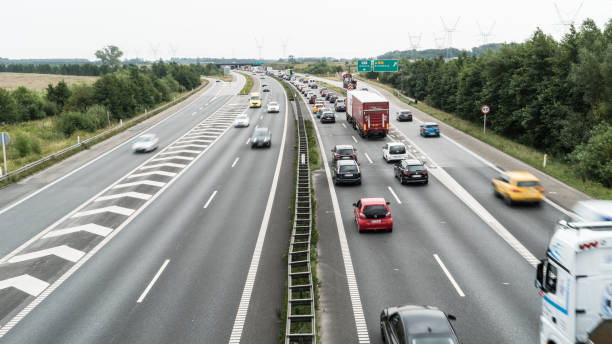
#> input picture Assignment-4/images/road1.jpg, 612 x 344 px
$ python Assignment-4.py   (older library calls are emulated)
#> lines starting #> are read from the running program, lines starting #| are printed output that depends on the picture; after the words box and inside, x2 and y2 are one past the last pixel; in counts of white or black regions, pixels touching at a corner belong together
"""
Name: Prerna Kandpal
Roll No: XXXXX
Course: Image Processing & Computer Vision
Unit: Unit 1
Assignment Title: Feature-Based Traffic Monitoring System
Date:
"""

import cv2
import numpy as np
import os

print("🚦 Feature-Based Traffic Monitoring System Started")

# ------------------ CREATE OUTPUT FOLDERS ------------------
folders = [
    "outputs/edges",
    "outputs/contours",
    "outputs/features"
]

for folder in folders:
    os.makedirs(folder, exist_ok=True)
#> in process_image, image_color is the input picture: shape (344, 612, 3); mean B, G, R 148.1, 154.5, 151.3


# ------------------ TASK 1: EDGE DETECTION ------------------
def sobel_edge(image):
    sobelx = cv2.Sobel(image, cv2.CV_64F, 1, 0, ksize=5)
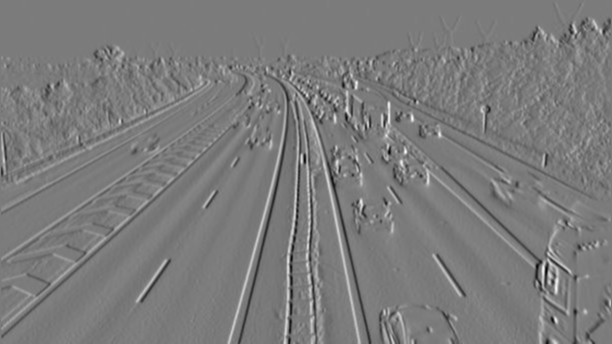
#> sobelx: shape (344, 612) float64; min -8141, max 8619, mean -7.6; drawn with min black and max white
    sobely = cv2.Sobel(image, cv2.CV_64F, 0, 1, ksize=5)
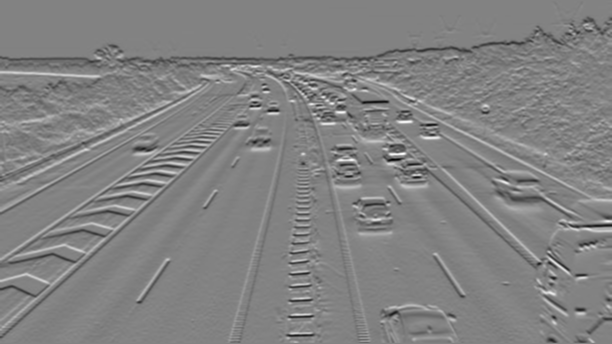
#> sobely: shape (344, 612) float64; min -9280, max 8786, mean -48.3; drawn with min black and max white

    sobel = cv2.magnitude(sobelx, sobely)
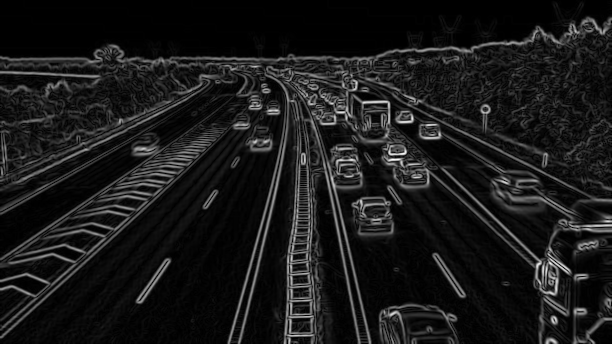
#> sobel: shape (344, 612) float64; min 0, max 9283.9, mean 941.8; drawn with min black and max white
    sobel = np.uint8(np.absolute(sobel))
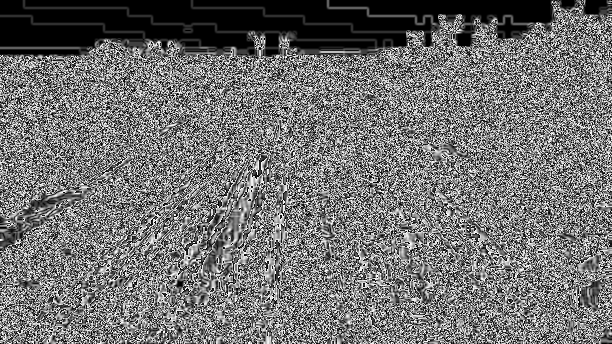
#> sobel: shape (344, 612); min 0, max 255, mean 112.8

    return sobel


def canny_edge(image):
    edges = cv2.Canny(image, 100, 200)
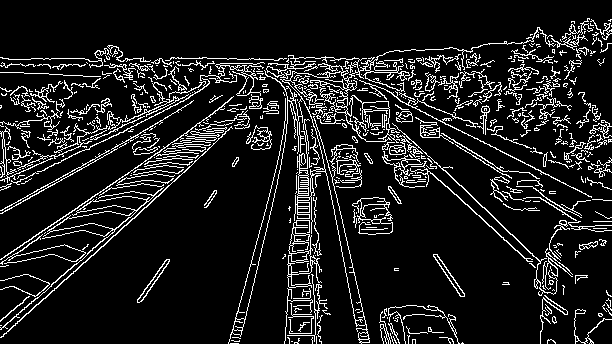
#> edges: shape (344, 612); 11.3% white in thin lines or dots
    return edges


# ------------------ TASK 2: OBJECT REPRESENTATION ------------------
def detect_contours(image, original, name):
#> called with name = 'road1'
    contours, _ = cv2.findContours(image, cv2.RETR_EXTERNAL, cv2.CHAIN_APPROX_SIMPLE)
#> contours = 526 contours, 456 with area under 20; largest, box (x1, y1, x2, y2) and area: (228, 27, 556, 344) 1978, (0, 187, 164, 330) 1471, (287, 220, 322, 288) 994, (200, 62, 265, 96) 310, (352, 197, 393, 235) 257

    output = original.copy()

    print(f"\n📦 Objects detected in {name}: {len(contours)}")
#| 📦 Objects detected in road1: 526

    for i, cnt in enumerate(contours):
        area = cv2.contourArea(cnt)
        perimeter = cv2.arcLength(cnt, True)

        if area > 500:  # filter noise
            x, y, w, h = cv2.boundingRect(cnt)

            cv2.rectangle(output, (x, y), (x + w, y + h), (0, 255, 0), 2)

            print(f"Object {i+1}: Area={area:.2f}, Perimeter={perimeter:.2f}")
#> this loop made 526 passes
#> (area, perimeter, x, y, w, h) on passes 79, 102, 519: (993.5, 457.9, 287, 220, 35, 68), (1471, 1070.5, 0, 187, 164, 143), (1978.5, 6765.3, 228, 27, 328, 317)
#> (area, perimeter) on passes 19, 27, 29, 34, 39, 40: (24.5, 63.36), (33, 163.4), (71.5, 224.2), (54.5, 486.6), (23.5, 80.47), (40, 255.4)
#| Object 79: Area=993.50, Perimeter=457.87
#| Object 102: Area=1471.00, Perimeter=1070.45
#| Object 519: Area=1978.50, Perimeter=6765.26
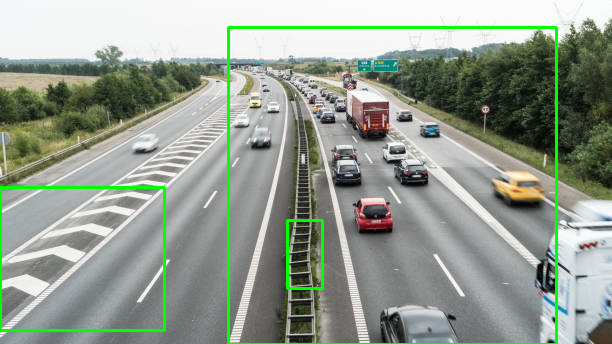
#> output: shape (344, 612, 3); 2.62% of pixels changed, all inside (x1, y1, x2, y2) = (0, 26, 558, 344)

    return output


# ------------------ TASK 3: FEATURE EXTRACTION ------------------
def extract_orb_features(image):
    orb = cv2.ORB_create(nfeatures=500)

    keypoints, descriptors = orb.detectAndCompute(image, None)
#> keypoints = 500 keypoints; strongest (x, y, size): (404, 151, 31), (390, 153, 31), (411, 119, 31), (555, 279, 31)

    output = cv2.drawKeypoints(image, keypoints, None)
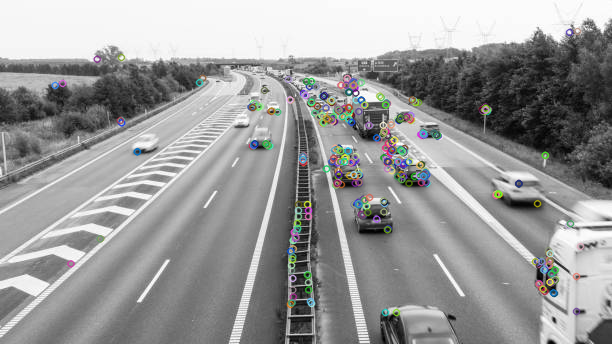
#> output: shape (344, 612, 3); mean of channels 0, 1, 2 153, 153.2, 152.9; drawn as B, G, R

    print(f"🔍 ORB Keypoints detected: {len(keypoints)}")
#| 🔍 ORB Keypoints detected: 500

    return output


# ------------------ MAIN PROCESS FUNCTION ------------------
def process_image(path, name):
    print(f"\n📊 Processing Image: {name}")

    image_color = cv2.imread(path)
    gray = cv2.cvtColor(image_color, cv2.COLOR_BGR2GRAY)

    if image_color is None:
        print(f"❌ Error loading {path}")
        return

    # ---------- TASK 1: EDGE DETECTION ----------
    sobel = sobel_edge(gray)
    canny = canny_edge(gray)

    cv2.imwrite(f"outputs/edges/{name}_sobel.png", sobel)
    cv2.imwrite(f"outputs/edges/{name}_canny.png", canny)

    print("✅ Edge Detection Completed (Sobel vs Canny)")

    # ---------- TASK 2: CONTOURS ----------
    contour_img = detect_contours(canny, image_color, name)
    cv2.imwrite(f"outputs/contours/{name}_contours.png", contour_img)

    print("✅ Contour Detection Completed")

    # ---------- TASK 3: FEATURE EXTRACTION ----------
    orb_img = extract_orb_features(gray)
    cv2.imwrite(f"outputs/features/{name}_orb.png", orb_img)

    print("✅ Feature Extraction Completed")

    print("🎉 Processing Done for this Image!")


# ------------------ MAIN DRIVER ------------------
if __name__ == "__main__":
    print("\n📂 Make sure you have an 'images' folder with traffic images")

    images = [
        ("images/road1.jpg", "road1"),
        ("images/road2.jpg", "road2"),
        ("images/road3.jpg", "road3")
    ]

    for path, name in images:
        process_image(path, name)
#> pass 2 of the loop `for path, name in images:`:
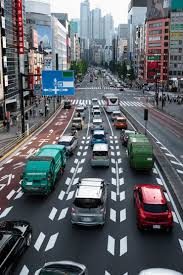
#> input picture Assignment-4/images/road2.jpg, 183 x 275 px
#> in process_image, image_color is the input picture: shape (275, 183, 3); mean B, G, R 105.8, 100.1, 95.7
#> gray: shape (275, 183)
#> sobelx: shape (275, 183) float64
#> sobely: shape (275, 183) float64
#> in canny_edge (call 2), `edges = cv2.Canny(image, 100, 200)`:
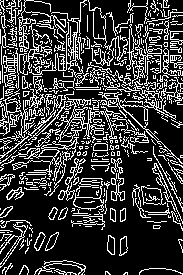
#> edges: shape (275, 183); 23.2% white in thin lines or dots
#> contours = 353 contours, 310 with area under 20; largest, box (x1, y1, x2, y2) and area: (1, 91, 149, 181) 1116, (88, 62, 183, 164) 413, (18, 0, 67, 75) 329, (141, 186, 166, 205) 288, (0, 89, 34, 159) 286
#| 📦 Objects detected in road2: 353
#> the loop in detect_contours (call 2), `for i, cnt in enumerate(contours):` made 353 passes
#> (area, perimeter, x, y, w, h) on pass 195: (1115.5, 2440.4, 1, 91, 148, 90)
#> (printed output is left out)
#> keypoints = 419 keypoints; strongest (x, y, size): (94, 149, 31), (76, 196, 31), (95, 148, 44.6), (105, 150, 31)
#> in extract_orb_features (call 2), `output = cv2.drawKeypoints(image, keypoints, None)`:
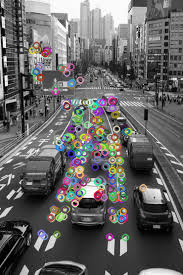
#> output: shape (275, 183, 3); mean of channels 0, 1, 2 99.9, 100.3, 101; drawn as B, G, R
#| 🔍 ORB Keypoints detected: 419
#> pass 3 of the loop `for path, name in images:`:
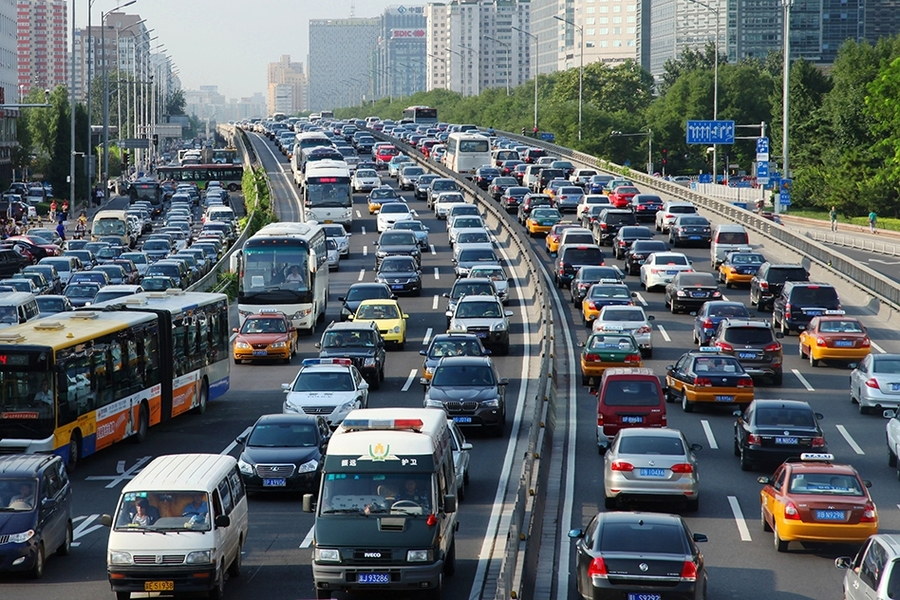
#> input picture Assignment-4/images/road3.jpg, 900 x 600 px
#> in process_image, image_color is the input picture: shape (600, 900, 3); mean B, G, R 106.5, 103, 95.1
#> gray: shape (600, 900)
#> sobelx: shape (600, 900) float64
#> sobely: shape (600, 900) float64
#> in canny_edge (call 3), `edges = cv2.Canny(image, 100, 200)`:
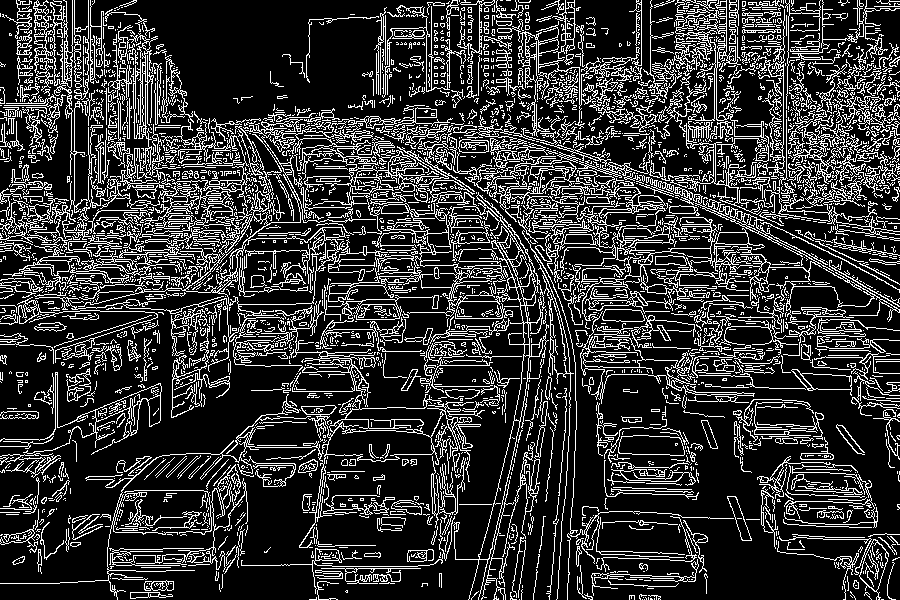
#> edges: shape (600, 900); 20.4% white in thin lines or dots
#> contours = 2874 contours, 2614 with area under 20; largest, box (x1, y1, x2, y2) and area: (78, 111, 507, 372) 12373, (511, 161, 900, 325) 7120, (367, 192, 549, 600) 4251, (0, 300, 485, 600) 1795, (235, 119, 475, 220) 1774
#| 📦 Objects detected in road3: 2874
#> keypoints = 500 keypoints; strongest (x, y, size): (350, 317, 31), (349, 317, 37.2), (352, 319, 37.2), (541, 192, 31)
#> in extract_orb_features (call 3), `output = cv2.drawKeypoints(image, keypoints, None)`:
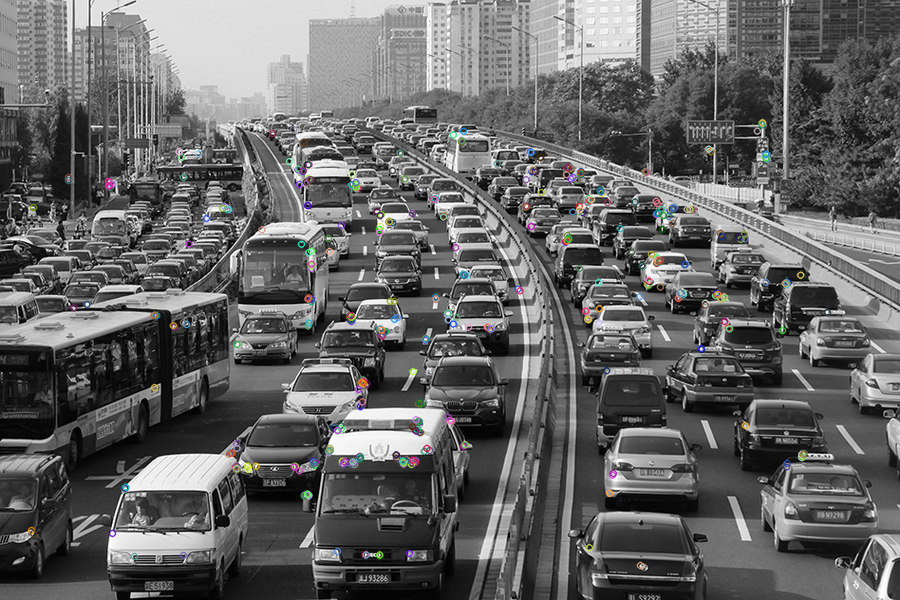
#> output: shape (600, 900, 3); mean of channels 0, 1, 2 101, 101, 101; drawn as B, G, R
#| 🔍 ORB Keypoints detected: 500

    print("\n🚀 All Images Processed Successfully!")
